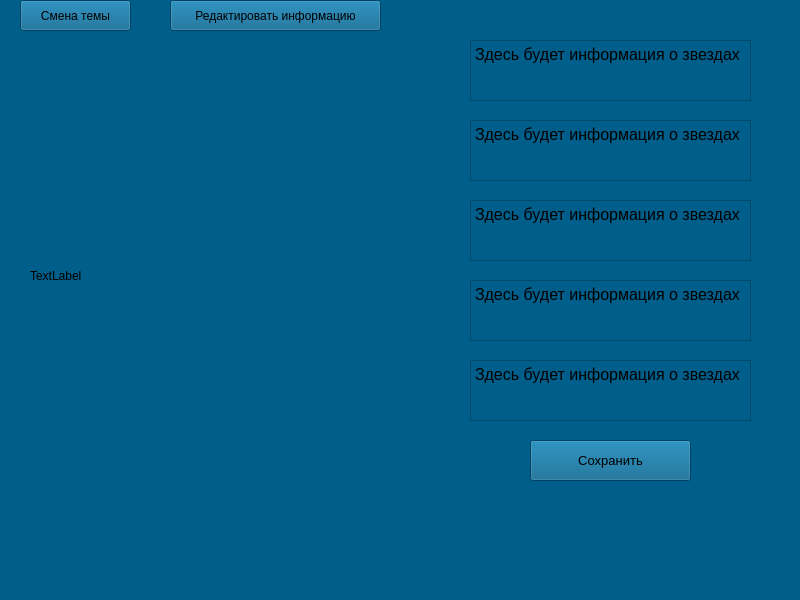
<?xml version="1.0" encoding="UTF-8"?>
<ui version="4.0">
 <class>MainWindow</class>
 <widget class="QMainWindow" name="MainWindow">
  <property name="geometry">
   <rect>
    <x>0</x>
    <y>0</y>
    <width>800</width>
    <height>600</height>
   </rect>
  </property>
  <property name="windowTitle">
   <string>MainWindow</string>
  </property>
  <property name="styleSheet">
   <string notr="true">
background-color: rgb(0, 94, 138);
</string>
  </property>
  <widget class="QWidget" name="centralwidget">
   <widget class="QLabel" name="label">
    <property name="geometry">
     <rect>
      <x>30</x>
      <y>50</y>
      <width>391</width>
      <height>451</height>
     </rect>
    </property>
    <property name="text">
     <string>TextLabel</string>
    </property>
   </widget>
   <widget class="QPushButton" name="pushButton">
    <property name="geometry">
     <rect>
      <x>20</x>
      <y>0</y>
      <width>111</width>
      <height>31</height>
     </rect>
    </property>
    <property name="text">
     <string>Смена темы</string>
    </property>
   </widget>
   <widget class="QPushButton" name="pushButton_2">
    <property name="geometry">
     <rect>
      <x>170</x>
      <y>0</y>
      <width>211</width>
      <height>31</height>
     </rect>
    </property>
    <property name="text">
     <string>Редактировать информацию</string>
    </property>
   </widget>
   <widget class="QPushButton" name="pushButton_3">
    <property name="geometry">
     <rect>
      <x>530</x>
      <y>440</y>
      <width>161</width>
      <height>41</height>
     </rect>
    </property>
    <property name="font">
     <font>
      <pointsize>10</pointsize>
     </font>
    </property>
    <property name="text">
     <string>Сохранить</string>
    </property>
   </widget>
   <widget class="QTextEdit" name="textEdit">
    <property name="geometry">
     <rect>
      <x>470</x>
      <y>40</y>
      <width>281</width>
      <height>61</height>
     </rect>
    </property>
    <property name="html">
     <string>&lt;!DOCTYPE HTML PUBLIC &quot;-//W3C//DTD HTML 4.0//EN&quot; &quot;http://www.w3.org/TR/REC-html40/strict.dtd&quot;&gt;
&lt;html&gt;&lt;head&gt;&lt;meta name=&quot;qrichtext&quot; content=&quot;1&quot; /&gt;&lt;style type=&quot;text/css&quot;&gt;
p, li { white-space: pre-wrap; }
&lt;/style&gt;&lt;/head&gt;&lt;body style=&quot; font-family:'MS Shell Dlg 2'; font-size:8.25pt; font-weight:400; font-style:normal;&quot;&gt;
&lt;p style=&quot; margin-top:0px; margin-bottom:0px; margin-left:0px; margin-right:0px; -qt-block-indent:0; text-indent:0px;&quot;&gt;&lt;span style=&quot; font-size:12pt;&quot;&gt;Здесь будет информация о звездах&lt;/span&gt;&lt;/p&gt;&lt;/body&gt;&lt;/html&gt;</string>
    </property>
   </widget>
   <widget class="QTextEdit" name="textEdit_2">
    <property name="geometry">
     <rect>
      <x>470</x>
      <y>280</y>
      <width>281</width>
      <height>61</height>
     </rect>
    </property>
    <property name="html">
     <string>&lt;!DOCTYPE HTML PUBLIC &quot;-//W3C//DTD HTML 4.0//EN&quot; &quot;http://www.w3.org/TR/REC-html40/strict.dtd&quot;&gt;
&lt;html&gt;&lt;head&gt;&lt;meta name=&quot;qrichtext&quot; content=&quot;1&quot; /&gt;&lt;style type=&quot;text/css&quot;&gt;
p, li { white-space: pre-wrap; }
&lt;/style&gt;&lt;/head&gt;&lt;body style=&quot; font-family:'MS Shell Dlg 2'; font-size:8.25pt; font-weight:400; font-style:normal;&quot;&gt;
&lt;p style=&quot; margin-top:0px; margin-bottom:0px; margin-left:0px; margin-right:0px; -qt-block-indent:0; text-indent:0px;&quot;&gt;&lt;span style=&quot; font-size:12pt;&quot;&gt;Здесь будет информация о звездах&lt;/span&gt;&lt;/p&gt;&lt;/body&gt;&lt;/html&gt;</string>
    </property>
   </widget>
   <widget class="QTextEdit" name="textEdit_3">
    <property name="geometry">
     <rect>
      <x>470</x>
      <y>200</y>
      <width>281</width>
      <height>61</height>
     </rect>
    </property>
    <property name="html">
     <string>&lt;!DOCTYPE HTML PUBLIC &quot;-//W3C//DTD HTML 4.0//EN&quot; &quot;http://www.w3.org/TR/REC-html40/strict.dtd&quot;&gt;
&lt;html&gt;&lt;head&gt;&lt;meta name=&quot;qrichtext&quot; content=&quot;1&quot; /&gt;&lt;style type=&quot;text/css&quot;&gt;
p, li { white-space: pre-wrap; }
&lt;/style&gt;&lt;/head&gt;&lt;body style=&quot; font-family:'MS Shell Dlg 2'; font-size:8.25pt; font-weight:400; font-style:normal;&quot;&gt;
&lt;p style=&quot; margin-top:0px; margin-bottom:0px; margin-left:0px; margin-right:0px; -qt-block-indent:0; text-indent:0px;&quot;&gt;&lt;span style=&quot; font-size:12pt;&quot;&gt;Здесь будет информация о звездах&lt;/span&gt;&lt;/p&gt;&lt;/body&gt;&lt;/html&gt;</string>
    </property>
   </widget>
   <widget class="QTextEdit" name="textEdit_4">
    <property name="geometry">
     <rect>
      <x>470</x>
      <y>120</y>
      <width>281</width>
      <height>61</height>
     </rect>
    </property>
    <property name="html">
     <string>&lt;!DOCTYPE HTML PUBLIC &quot;-//W3C//DTD HTML 4.0//EN&quot; &quot;http://www.w3.org/TR/REC-html40/strict.dtd&quot;&gt;
&lt;html&gt;&lt;head&gt;&lt;meta name=&quot;qrichtext&quot; content=&quot;1&quot; /&gt;&lt;style type=&quot;text/css&quot;&gt;
p, li { white-space: pre-wrap; }
&lt;/style&gt;&lt;/head&gt;&lt;body style=&quot; font-family:'MS Shell Dlg 2'; font-size:8.25pt; font-weight:400; font-style:normal;&quot;&gt;
&lt;p style=&quot; margin-top:0px; margin-bottom:0px; margin-left:0px; margin-right:0px; -qt-block-indent:0; text-indent:0px;&quot;&gt;&lt;span style=&quot; font-size:12pt;&quot;&gt;Здесь будет информация о звездах&lt;/span&gt;&lt;/p&gt;&lt;/body&gt;&lt;/html&gt;</string>
    </property>
   </widget>
   <widget class="QTextEdit" name="textEdit_5">
    <property name="geometry">
     <rect>
      <x>470</x>
      <y>360</y>
      <width>281</width>
      <height>61</height>
     </rect>
    </property>
    <property name="html">
     <string>&lt;!DOCTYPE HTML PUBLIC &quot;-//W3C//DTD HTML 4.0//EN&quot; &quot;http://www.w3.org/TR/REC-html40/strict.dtd&quot;&gt;
&lt;html&gt;&lt;head&gt;&lt;meta name=&quot;qrichtext&quot; content=&quot;1&quot; /&gt;&lt;style type=&quot;text/css&quot;&gt;
p, li { white-space: pre-wrap; }
&lt;/style&gt;&lt;/head&gt;&lt;body style=&quot; font-family:'MS Shell Dlg 2'; font-size:8.25pt; font-weight:400; font-style:normal;&quot;&gt;
&lt;p style=&quot; margin-top:0px; margin-bottom:0px; margin-left:0px; margin-right:0px; -qt-block-indent:0; text-indent:0px;&quot;&gt;&lt;span style=&quot; font-size:12pt;&quot;&gt;Здесь будет информация о звездах&lt;/span&gt;&lt;/p&gt;&lt;/body&gt;&lt;/html&gt;</string>
    </property>
   </widget>
  </widget>
  <widget class="QMenuBar" name="menubar">
   <property name="geometry">
    <rect>
     <x>0</x>
     <y>0</y>
     <width>800</width>
     <height>21</height>
    </rect>
   </property>
  </widget>
  <widget class="QStatusBar" name="statusbar"/>
 </widget>
 <resources/>
 <connections/>
</ui>
